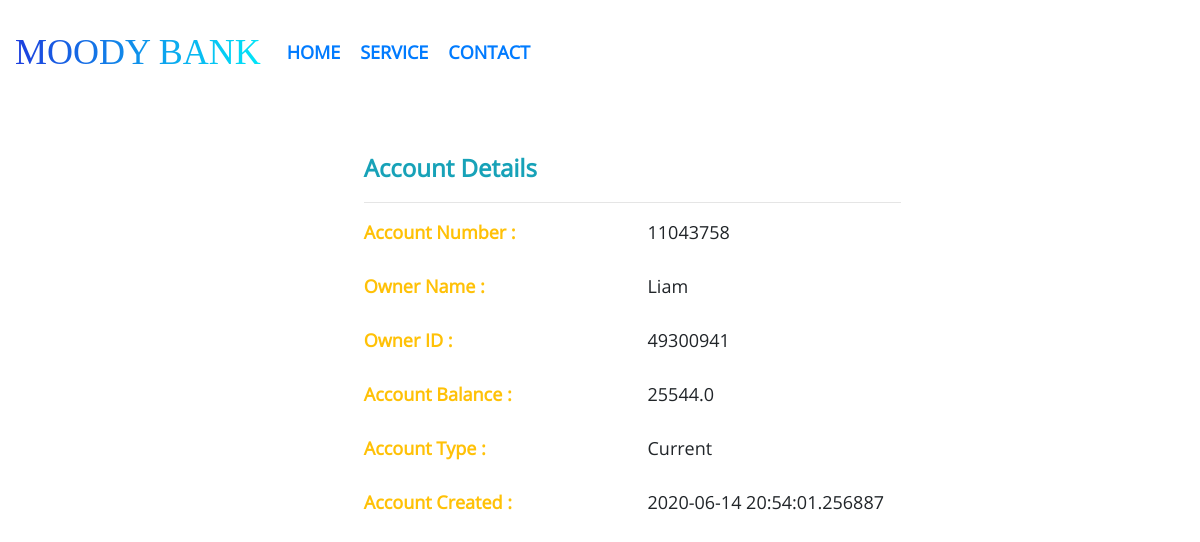
The page /show_account_details/11043758 on the database its author committed.
### application/models.py (models this page shows, shortened)
class Account(db.Model):
	acc_no = db.Column(db.Integer, primary_key=True)
	acc_balance = db.Column(db.Float, nullable=False)
	acc_type = db.Column(db.String(1), nullable=False)
	acc_createDate = db.Column(db.DateTime, nullable=False, default=d.today())
	cust_id = db.Column(db.Integer, db.ForeignKey('customer.cust_id'), nullable=False)

class Customer(db.Model):
	ssn = db.Column(db.Integer, primary_key=True)
	cust_id = db.Column(db.Integer, unique=True, nullable=False)
	cust_name = db.Column(db.String(20), nullable=False)
	cust_address = db.Column(db.Text, nullable=False)
	cust_contact = db.Column(db.Integer,nullable=False)
	cust_age = db.Column(db.Integer, nullable=False)
	cust_state = db.Column(db.String(20),nullable=False)
	cust_city = db.Column(db.String(30),nullable=False)
	accounts = db.relationship('Account', backref='Owner', lazy=True)
	transactions = db.relationship('Transaction', backref='Owner', lazy=True)

### application/routes.py (the view)
@app.route("/show_account_details/<int:acc_no>")
def show_account_details(acc_no):
	account = Account.query.filter_by(acc_no=acc_no).first()
	if account == None:
		flash("Account not found...", category="danger")
		return redirect(url_for('dashboard'))
	else:
		return render_template('show_account_details.html', account=account, title="Show Account Details")

### application/templates/show_account_details.html (shortened to what this page needs)
{% extends 'layout.html' %}
{% block content %}
    <div class="row" style="margin-left:50px;margin-top: 30px; font-size: large;">
        <div class="col-3"></div>
        <div class="col align-self-center">
            <legend class="text-info" style="font-weight: bold;">Account Details</legend><hr/>
            <div class="row">
            	<div class="col-6 text-warning" style="font-weight: bold;">Account Number :</div>
            	<div class="col-6">{{ account.acc_no }}</div>
            </div><br/>
            <div class="row">
            	<div class="col-6 text-warning" style="font-weight: bold;">Owner Name :</div>
            	<div class="col-6">{{ account.Owner.cust_name }}</div>
            </div><br/>
            <div class="row">
            	<div class="col-6 text-warning" style="font-weight: bold;">Owner ID :</div>
            	<div class="col-6">{{ account.cust_id }}</div>
            </div><br/>
            <div class="row">
            	<div class="col-6 text-warning" style="font-weight: bold;">Account Balance :</div>
            	<div class="col-6">{{ account.acc_balance }}</div>
            </div><br/>
            <div class="row">
            	<div class="col-6 text-warning" style="font-weight: bold;">Account Type :</div>
                {% if account.acc_type == 'S'%}
            	<div class="col-6">Savings</div>
                {% elif account.acc_type == 'C' %}
                <div class="col-6">Current</div>
                {% endif %}
            </div><br/>
            <div class="row">
            	<div class="col-6 text-warning" style="font-weight: bold;">Account Created :</div>
            	<div class="col-6">{{ account.acc_createDate }}</div>
            </div><br/>
        </div>
        <div class="col-3"></div>
    </div>
{% endblock content %}

### application/static/css/style1.css (style rules this page uses)
body { overflow: hidden; overflow-y: auto; font-family: "OpenSans-Regular"; }

### rows shown on the page
Account: acc_no "11043758", cust_id "49300941", acc_balance "25544.0", acc_createDate "2020-06-14 20:54:01.256887"
Customer: Owner.cust_name "Liam"
